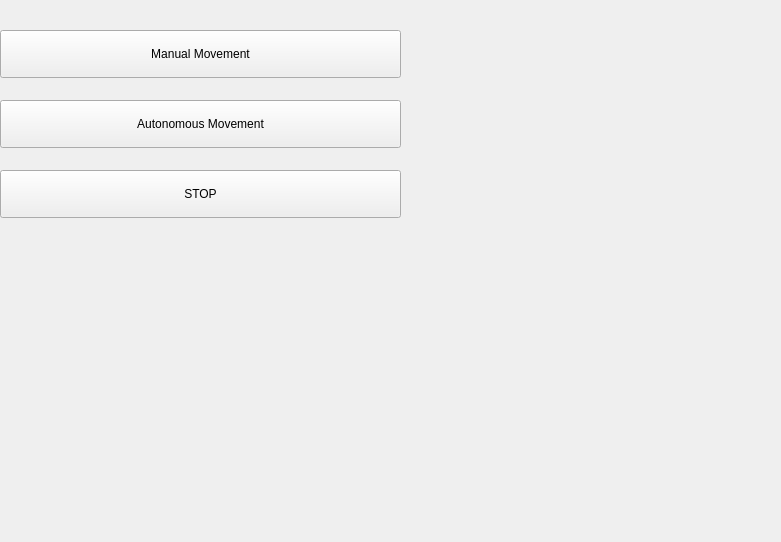
<?xml version="1.0" encoding="UTF-8"?>
<ui version="4.0">
 <class>Form</class>
 <widget class="QWidget" name="Form">
  <property name="geometry">
   <rect>
    <x>0</x>
    <y>0</y>
    <width>781</width>
    <height>542</height>
   </rect>
  </property>
  <property name="windowTitle">
   <string>Form</string>
  </property>
  <widget class="QPushButton" name="pushButton_Manual">
   <property name="geometry">
    <rect>
     <x>0</x>
     <y>30</y>
     <width>401</width>
     <height>48</height>
    </rect>
   </property>
   <property name="text">
    <string>Manual Movement</string>
   </property>
  </widget>
  <widget class="QPushButton" name="pushButton_Autonomy">
   <property name="geometry">
    <rect>
     <x>0</x>
     <y>100</y>
     <width>401</width>
     <height>48</height>
    </rect>
   </property>
   <property name="text">
    <string>Autonomous Movement</string>
   </property>
  </widget>
  <widget class="QPushButton" name="pushButton_STOP">
   <property name="geometry">
    <rect>
     <x>0</x>
     <y>170</y>
     <width>401</width>
     <height>48</height>
    </rect>
   </property>
   <property name="text">
    <string>STOP</string>
   </property>
  </widget>
 </widget>
 <resources/>
 <connections/>
</ui>
